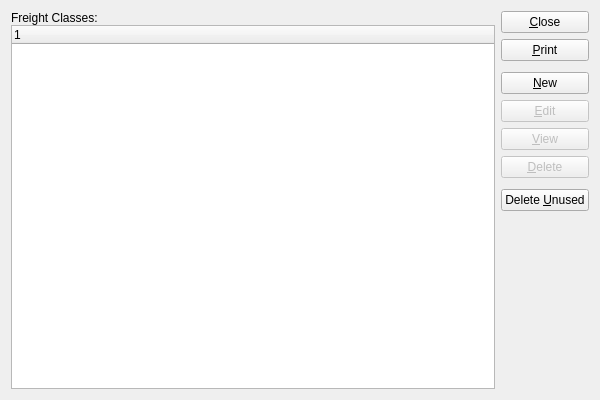
<?xml version="1.0" encoding="UTF-8"?>
<ui version="4.0">
 <comment>This file is part of the xTuple ERP: PostBooks Edition, a free and
open source Enterprise Resource Planning software suite,
Copyright (c) 1999-2011 by OpenMFG LLC, d/b/a xTuple.
It is licensed to you under the Common Public Attribution License
version 1.0, the full text of which (including xTuple-specific Exhibits)
is available at www.xtuple.com/CPAL.  By using this software, you agree
to be bound by its terms.</comment>
 <class>freightClasses</class>
 <widget class="QWidget" name="freightClasses">
  <property name="geometry">
   <rect>
    <x>0</x>
    <y>0</y>
    <width>600</width>
    <height>400</height>
   </rect>
  </property>
  <property name="windowTitle">
   <string>List Freight Classes</string>
  </property>
  <layout class="QGridLayout" name="gridLayout">
   <item row="0" column="0">
    <layout class="QVBoxLayout">
     <property name="spacing">
      <number>0</number>
     </property>
     <item>
      <widget class="QLabel" name="_freightClassLit">
       <property name="text">
        <string>Freight Classes:</string>
       </property>
      </widget>
     </item>
     <item>
      <widget class="XTreeWidget" name="_freightClass"/>
     </item>
    </layout>
   </item>
   <item row="0" column="1">
    <layout class="QVBoxLayout" name="verticalLayout">
     <item>
      <widget class="QPushButton" name="_close">
       <property name="text">
        <string>&amp;Close</string>
       </property>
      </widget>
     </item>
     <item>
      <widget class="QPushButton" name="_print">
       <property name="text">
        <string>&amp;Print</string>
       </property>
      </widget>
     </item>
     <item>
      <spacer name="verticalSpacer">
       <property name="orientation">
        <enum>Qt::Vertical</enum>
       </property>
       <property name="sizeType">
        <enum>QSizePolicy::Preferred</enum>
       </property>
       <property name="sizeHint" stdset="0">
        <size>
         <width>20</width>
         <height>5</height>
        </size>
       </property>
      </spacer>
     </item>
     <item>
      <widget class="QPushButton" name="_new">
       <property name="text">
        <string>&amp;New</string>
       </property>
      </widget>
     </item>
     <item>
      <widget class="QPushButton" name="_edit">
       <property name="enabled">
        <bool>false</bool>
       </property>
       <property name="text">
        <string>&amp;Edit</string>
       </property>
      </widget>
     </item>
     <item>
      <widget class="QPushButton" name="_view">
       <property name="enabled">
        <bool>false</bool>
       </property>
       <property name="text">
        <string>&amp;View</string>
       </property>
      </widget>
     </item>
     <item>
      <widget class="QPushButton" name="_delete">
       <property name="enabled">
        <bool>false</bool>
       </property>
       <property name="text">
        <string>&amp;Delete</string>
       </property>
      </widget>
     </item>
     <item>
      <spacer name="verticalSpacer_2">
       <property name="orientation">
        <enum>Qt::Vertical</enum>
       </property>
       <property name="sizeType">
        <enum>QSizePolicy::Preferred</enum>
       </property>
       <property name="sizeHint" stdset="0">
        <size>
         <width>20</width>
         <height>5</height>
        </size>
       </property>
      </spacer>
     </item>
     <item>
      <widget class="QPushButton" name="_deleteUnused">
       <property name="text">
        <string>Delete &amp;Unused</string>
       </property>
      </widget>
     </item>
     <item>
      <spacer name="Spacer12">
       <property name="orientation">
        <enum>Qt::Vertical</enum>
       </property>
       <property name="sizeType">
        <enum>QSizePolicy::Expanding</enum>
       </property>
       <property name="sizeHint" stdset="0">
        <size>
         <width>20</width>
         <height>68</height>
        </size>
       </property>
      </spacer>
     </item>
    </layout>
   </item>
  </layout>
 </widget>
 <layoutdefault spacing="6" margin="11"/>
 <pixmapfunction>qPixmapFromMimeSource</pixmapfunction>
 <customwidgets>
  <customwidget>
   <class>XTreeWidget</class>
   <extends>QTreeWidget</extends>
   <header>xtreewidget.h</header>
  </customwidget>
 </customwidgets>
 <tabstops>
  <tabstop>_freightClass</tabstop>
  <tabstop>_new</tabstop>
  <tabstop>_edit</tabstop>
  <tabstop>_view</tabstop>
  <tabstop>_delete</tabstop>
  <tabstop>_deleteUnused</tabstop>
  <tabstop>_print</tabstop>
  <tabstop>_close</tabstop>
 </tabstops>
 <resources/>
 <connections>
  <connection>
   <sender>_close</sender>
   <signal>clicked()</signal>
   <receiver>freightClasses</receiver>
   <slot>close()</slot>
   <hints>
    <hint type="sourcelabel">
     <x>20</x>
     <y>20</y>
    </hint>
    <hint type="destinationlabel">
     <x>20</x>
     <y>20</y>
    </hint>
   </hints>
  </connection>
  <connection>
   <sender>_freightClass</sender>
   <signal>valid(bool)</signal>
   <receiver>_view</receiver>
   <slot>setEnabled(bool)</slot>
   <hints>
    <hint type="sourcelabel">
     <x>20</x>
     <y>20</y>
    </hint>
    <hint type="destinationlabel">
     <x>20</x>
     <y>20</y>
    </hint>
   </hints>
  </connection>
 </connections>
</ui>
